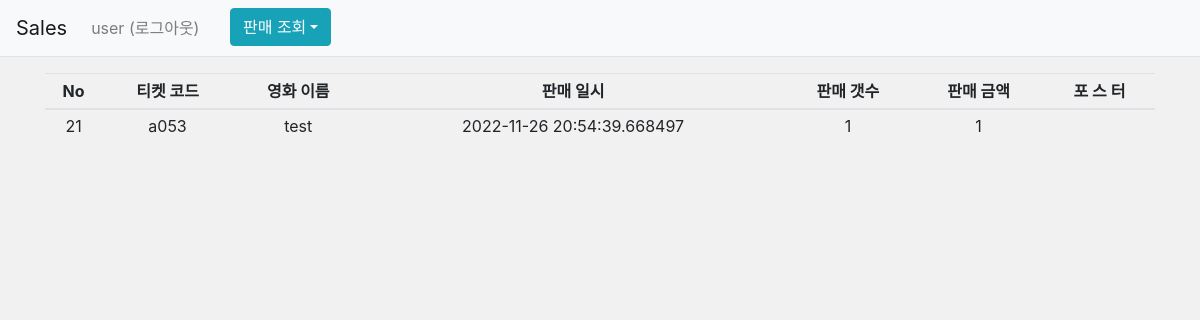
Page /sales/live_list/ (signed in) on the committed database.
### sales/models.py (models this page shows, shortened)
class Product (models.Model) :
    id = models.AutoField(primary_key = True)
    pcode = models.CharField(max_length = 10, unique = True, null = True)
    pname = models.TextField()
    jang = models.TextField()
    ptime = models.IntegerField(default = 0)
    unitprice = models.IntegerField(default = 0)
    discountrate = models.DecimalField(max_digits = 11, decimal_places = 2, default = 0)
    img_file = models.ImageField(null = True, blank = True)
    author = models.ForeignKey(User, on_delete = models.CASCADE)
    create_date = models.DateTimeField(null = True, blank = True)
    class Meta :
        unique_together = (("id", "pcode"),)

### sales/views.py (the view)
# urls.py: path('sales/live_list/', views.live_history, name = 'live_list'),
def live_history(request) :
    table = accountingAnd.account('Liv')
    context = {'table' : table}
    return render(request, 'sales/sales_live_list.html', context)

### addons/SQLite.py (called while the page is built)
def servConnect(sel, sql) : ### <요구사항-3> 반영 ###
    path = Path(os.path.dirname(os.path.realpath(__file__))).parent
    conn = sqlite3.connect(f"{path}/sales_db.sqlite3")
    corr = conn.cursor()
    corr.execute(sql)
    if sel == 'alone' :
        None
    elif sel == 'commit' :
        conn.commit()
    elif sel == 'fetch' :
        rerult = corr.fetchall()
        corr.close()
        conn.close()
        return rerult
    corr.close()
    conn.close()

### addons/log_fetch.py (called while the page is built)
    def account(sel = None) :
        val = accountingTeamCalc(sel)
        return val

### templates/sales/sales_live_list.html (shortened to what this page needs)
{% extends 'base.html' %}
{% block content %}
<!DOCTYPE html>
<html lang='ko'>
<head>
    <link rel="stylesheet" type="text/css" href="bootstrap.min.css">
    <link rel="stylesheet" type="text/css" href="style.css">
</head>
<body id = "color">
    <div class="container my-3">
        <table class="table table-sm">
            <thead>
                <tr class="text-center thead-info">
                    <th>No</th>
                    <th>티켓 코드</th>
                    <th>영화 이름</th>
                    <th>판매 일시</th>
                    <th>판매 갯수</th>
                    <th>판매 금액</th>
                    <th>포 스 터</th>
                </tr>
            </thead>
            <tbody>
                {% for row in table %}
                <tr class="text-center tbody-info">
                    <td allign = 'center'>{{ row.0 }}</td>
                    <td allign = 'center'>{{ row.1 }}</td>
                    <td allign = 'center'>{{ row.2 }}</td>
                    <td allign = 'center'>{{ row.3 }}</td>
                    <td allign = 'center'>{{ row.4 }}</td>
                    <td allign = 'center'>{{ row.5 }}</td>
                    <td allign = 'center'></td>
                </tr>
                {% endfor %}
            </tbody>
        </table>
    </div>
</body>
{% endblock %}

### templates/navbar.html (shortened to what this page needs)
<nav class = "navbar navbar-expand-lg navbar-light bg-light border-bottom">
    <a class = "navbar-brand" href = "{% url 'sales:index' %}">Sales</a>
    <div class = "collapse navbar-collapse flex-grow-0" id = "navbarNav">
        <ul class = "navbar-nav">
            <li class = "nav-item">
                {% if user.is_authenticated %}
                    <a class = "nav-link" href="{% url 'common:logout' %}">{{ user.username }} (로그아웃)</a>
                {% else %}
                    <a class = "nav-link" href="{% url 'common:login' %}">로그인</a>
                {% endif %}
            </li>
            <li>
                <a>&nbsp&nbsp&nbsp&nbsp&nbsp</a>
            </li>
            <div class = "dropdown">
                <button class="btn btn-info dropdown-toggle" type="button" id="dropdownMenuButton" data-toggle="dropdown" aria-haspopup="true" aria-expanded="false">판매 조회</button>
            </div>
        </ul>
    </div>
</nav>

### static/style.css (style rules this page uses)
#color { background-color: rgb(241, 241, 241); }

### rows in the picture
Product: row "21", pcode "a053", row "test", row "2022-11-26 20:54:39.668497", row "1"

### other values in the picture
{{ user.username }} "user"
